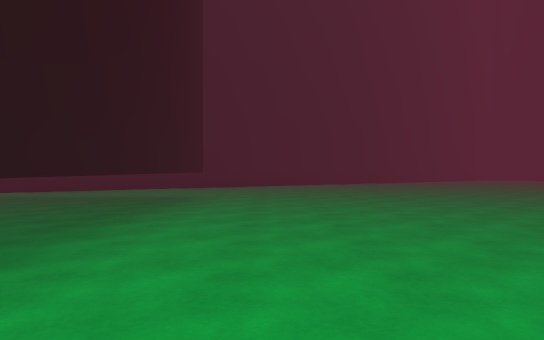
View 1 (above)

16 first-person views from a walk through a 3-D level made in the Unity game engine. The camera is 1.2 m above the floor, looks level and sees 70° across. The floor is counted in squares, 2 m on a side. Each view is taken from the middle of a square. On the plan, view 1 faces up. The plan holds only what a view shows up to about 11 squares ahead; the rest is blank. The place goes on beyond the plan.

View 2
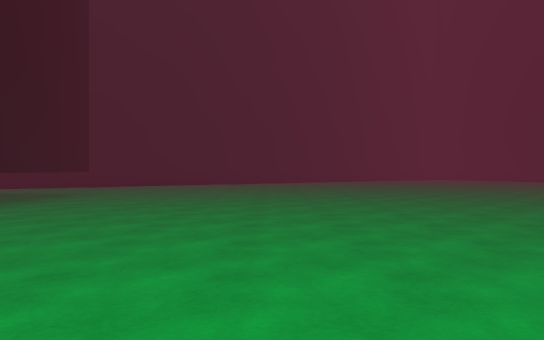

View 3
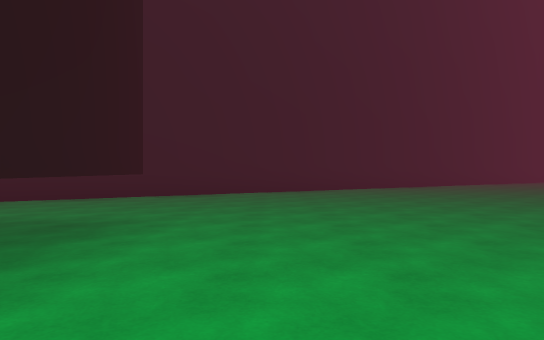

View 4
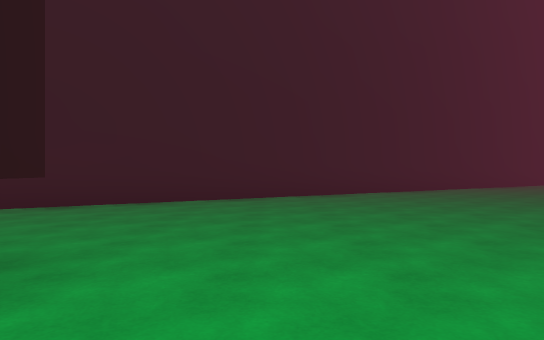

View 5
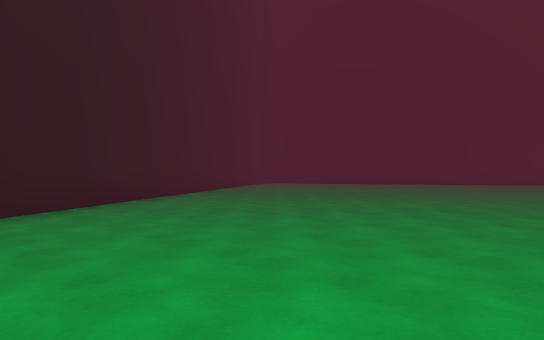

View 6
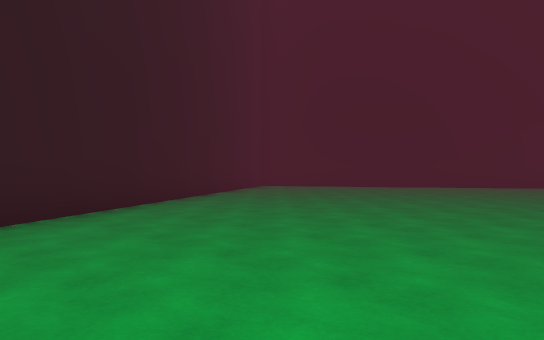

View 7
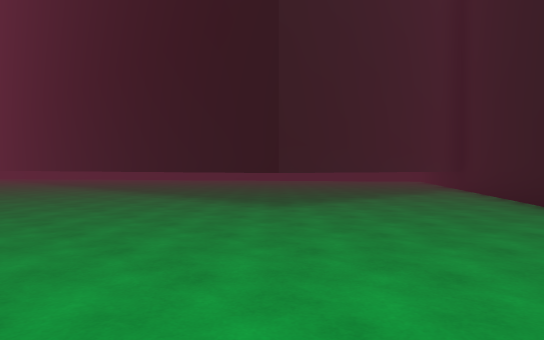

View 8
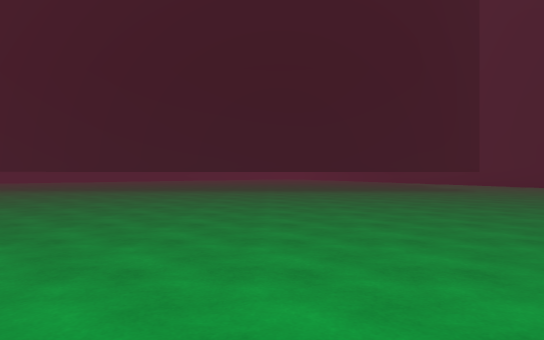

View 9
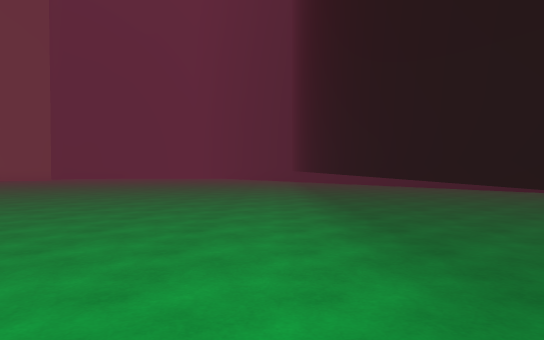

View 10
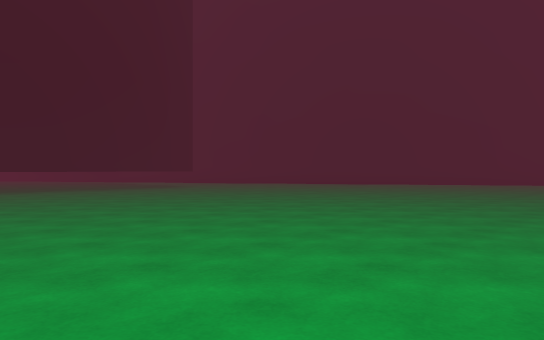

View 11
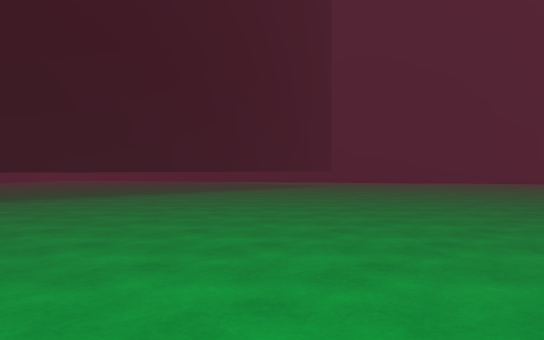

View 12
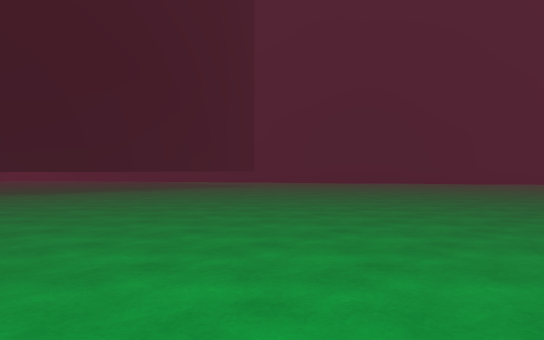

View 13
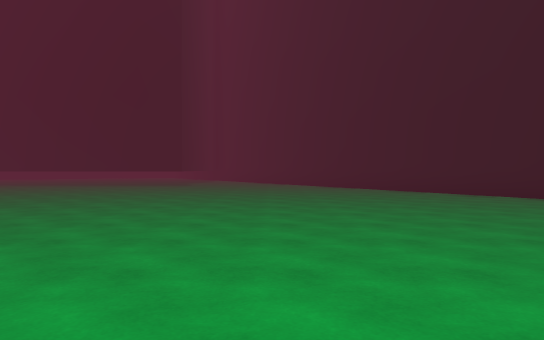

View 14
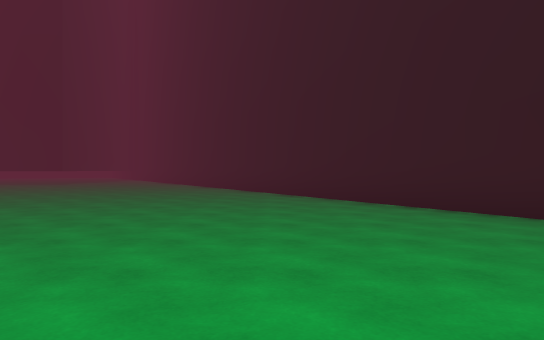

View 15
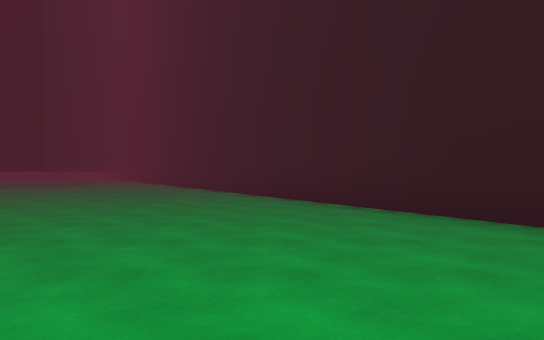

View 16
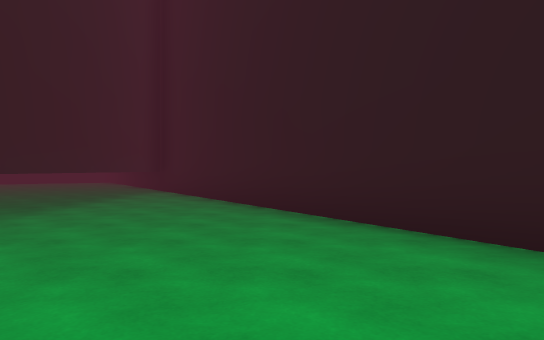

### Floor plan
Key: @ floor where view 1 was taken; # wall or solid block; . floor; T thing the floor can be seen under or through.
Columns run from 9 left of view 1 to 15 right of it. Each row starts with its distance up from view 1.
 19                ##.....
 18              ###.......
 17            ###..........
 16           ##.............
 15         ###..............
 14        ##................
 13      ###................
 12    ###.................
 11   ##..................
 10 ###..................
  9 #...................
  8 ##TTTTTT...........
  7        T...........
  6        T...........
  5        #...........
  4        #............
  3        #............
  2        #............
  1        #............
  0        #.@.........
 -1        #...........
 -2        #.........
 -3        #.........
 -4        #.....
 -5        #.....
 -6        #......
 -7        #.......
 -8        #.......
 -9        #........
-10         ........

Where each view was taken, in squares from view 1:
view 1: 0 up, 0 right, facing up
view 2: 1 down, 3 right, facing up
view 3: 4 up, 0 right, facing up
view 4: 6 up, 0 right, facing up
view 5: 10 up, 1 right, facing up-right
view 6: 12 up, 3 right, facing up-right
view 7: 13 up, 3 right, facing down-left
view 8: 3 up, 9 right, facing left
view 9: 1 up, 1 left, facing down
view 10: 1 up, 10 right, facing up-left
view 11: 3 down, 7 right, facing up-left
view 12: 1 down, 9 right, facing up-left
view 13: 12 up, 13 right, facing left
view 14: 17 up, 14 right, facing left
view 15: 16 up, 11 right, facing left
view 16: 12 up, 2 right, facing left
